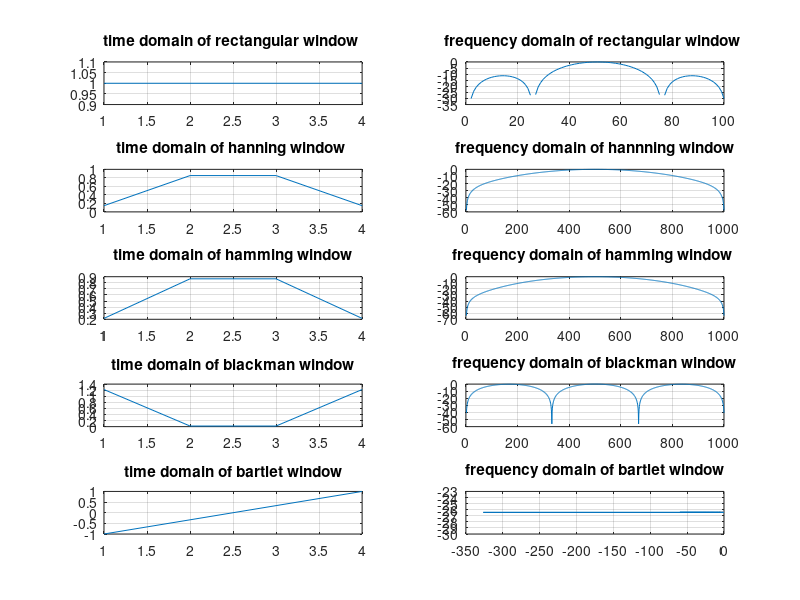

Source code (MATLAB):
clc;
clear all;
close all;
x=[10 20 30 40];
N=length(x); %size of x
l=(N-1)/2;

r=zeros(1,2*l+1);
han=zeros(1,2*l+1);
ham=zeros(1,2*l+1);
blk=zeros(1,2*l+1);
brt=zeros(1,2*l+1);

for i=1:(2*l+1)
    n=i-(l+1);
    r(i)=1;
    han(i)=0.5+0.5*cos(2*pi*n/N);
    ham(i)=0.54+0.46*cos(2*pi*n/N);
    blk(i)=0.42+0.*cos(2*pi*n/(N-1))+0.8*cos(4*pi*n/(N-1));
    brt(i)=1- abs((2*n-N+1)/(N-1));
    n=n+1
end

%rectangular window
r1=fftshift(fft(r,100));
y1=abs(r1)/max(r1);
r2=20*log10(y1);
subplot(5,2,1);
plot(r);
grid
title('time domain of rectangular window ');
subplot(5,2,2);
plot(r2);
grid
title('frequency domain of rectangular window ');

%hanning window
han1=fftshift(fft(han,1000));
w1=abs(han1)/max(han1);
han2=20*log10(w1);
subplot(5,2,3);
plot(han)
grid
title('time domain of hanning window ');
subplot(5,2,4);
plot(han2);
grid
title('frequency domain of hannning window');

%hamming window
ham1=fftshift(fft(ham,1000));
a1=abs(ham1)/max(ham1);
ham2=20*log10(a1);
subplot(5,2,5);
plot(ham);
grid
title('time domain of hamming window');
subplot(5,2,6);
plot(ham2);
grid
title('frequency domain of hamming window ');

%blackman window
blk1=fftshift(fft(blk,1000));
b1=abs(blk1)/max(blk1);
blk2=20*log10(b1);
subplot(5,2,7);
plot(blk);
grid
title('time domain of blackman window');
subplot(5,2,8);
plot(blk2);
grid
title('frequency domain of blackman window');

%bartlet window
brt1=fftshift(fft(brt,1000));
c1=abs(brt1)/max(brt1);
brt2=20*log10(c1);
subplot(5,2,9);
plot(brt);
grid
title('time domain of bartlet window');
subplot(5,2,10);
plot(brt2);
grid
title('frequency domain of bartlet window');
